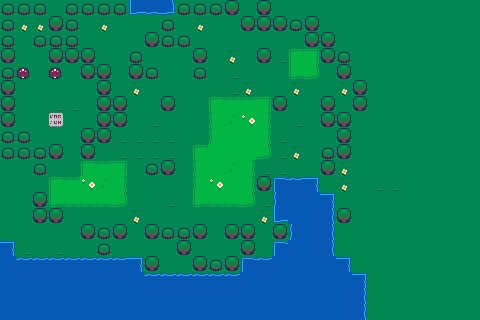

A 2D game scene composited from a Tiled map and its tileset images. What follows is a short description and the map's XML, with every tile layer's data as written:
An orthogonal 30x20 tile map with 16x16 px tiles, 1 tile layer (Tile Layer 1).

<map version="1.10" tiledversion="1.10.2" orientation="orthogonal" renderorder="right-down" width="30" height="20" tilewidth="16" tileheight="16" infinite="0" nextlayerid="2" nextobjectid="1">
 <editorsettings>
  <export format="lua" />
 </editorsettings>
 <tileset firstgid="1" name="dd_gb" tilewidth="16" tileheight="16" tilecount="36" columns="6">
  <image source="dd_gb.png" width="96" height="96" />
 </tileset>
 <layer id="1" name="Tile Layer 1" width="30" height="20">
  <data encoding="csv">
3,3,3,1,3,3,3,3,34,35,36,3,3,3,2,1,2,1,1,1,1,1,1,1,1,1,1,1,1,1,
3,6,6,2,3,1,6,1,1,1,3,1,6,1,1,2,2,2,3,2,1,1,1,1,1,1,1,1,1,1,
3,1,3,3,3,1,1,1,1,2,3,3,1,1,1,1,1,1,1,2,2,1,1,1,1,1,1,1,1,1,
2,1,1,2,2,2,1,1,3,1,1,1,2,1,6,1,2,5,7,9,2,3,1,1,1,1,1,1,1,1,
3,4,1,4,1,2,2,1,2,3,1,1,3,1,5,1,1,1,19,21,1,2,1,1,1,1,1,1,1,1,
2,1,1,1,1,1,2,1,6,1,1,1,1,1,5,6,1,1,6,1,1,6,2,1,1,1,1,1,1,1,
2,1,1,5,5,1,2,2,1,1,2,1,1,7,8,8,9,2,1,1,2,1,2,1,1,1,1,1,1,1,
2,1,1,17,1,1,2,2,1,5,1,1,1,13,11,10,15,1,5,1,2,2,1,1,1,1,1,1,1,1,
3,3,1,1,1,2,2,5,5,5,5,1,1,13,14,14,15,5,1,1,1,2,1,1,1,1,1,1,1,1,
3,3,3,2,1,2,1,5,5,5,5,1,7,14,14,14,21,5,6,1,3,2,1,1,1,1,1,1,1,1,
1,1,3,1,1,7,8,9,1,3,2,1,13,14,11,15,5,5,1,1,2,6,1,1,1,1,1,1,1,1,
1,1,1,7,8,10,11,15,1,1,1,1,13,10,14,15,2,22,23,24,1,6,1,5,5,1,1,1,1,1,
1,1,2,19,20,20,20,21,1,1,5,1,19,20,20,21,5,28,29,29,24,1,1,1,1,1,1,1,1,1,
1,1,2,2,1,1,1,1,6,1,1,1,1,1,1,1,6,34,29,29,30,2,1,1,1,1,1,1,1,1,
1,1,1,1,1,2,3,2,1,2,3,3,2,1,2,2,1,2,28,29,30,1,1,1,1,1,1,1,1,1,
24,5,1,5,1,1,3,1,1,1,1,2,1,1,1,2,1,22,29,29,30,1,1,1,1,1,1,1,1,1,
29,23,23,23,23,23,23,23,24,2,1,1,2,3,2,22,23,29,29,29,29,24,1,1,1,1,1,1,1,1,
29,29,29,29,29,29,29,29,29,23,23,23,23,23,23,29,29,29,29,29,29,29,24,1,1,1,1,1,1,1,
29,29,29,29,29,29,29,29,29,29,29,29,29,29,29,29,29,29,29,29,29,29,30,1,1,1,1,1,1,1,
29,29,29,29,29,29,29,29,29,29,29,29,29,29,29,29,29,29,29,29,29,29,30,1,1,1,1,1,1,1
</data>
 </layer>
</map>